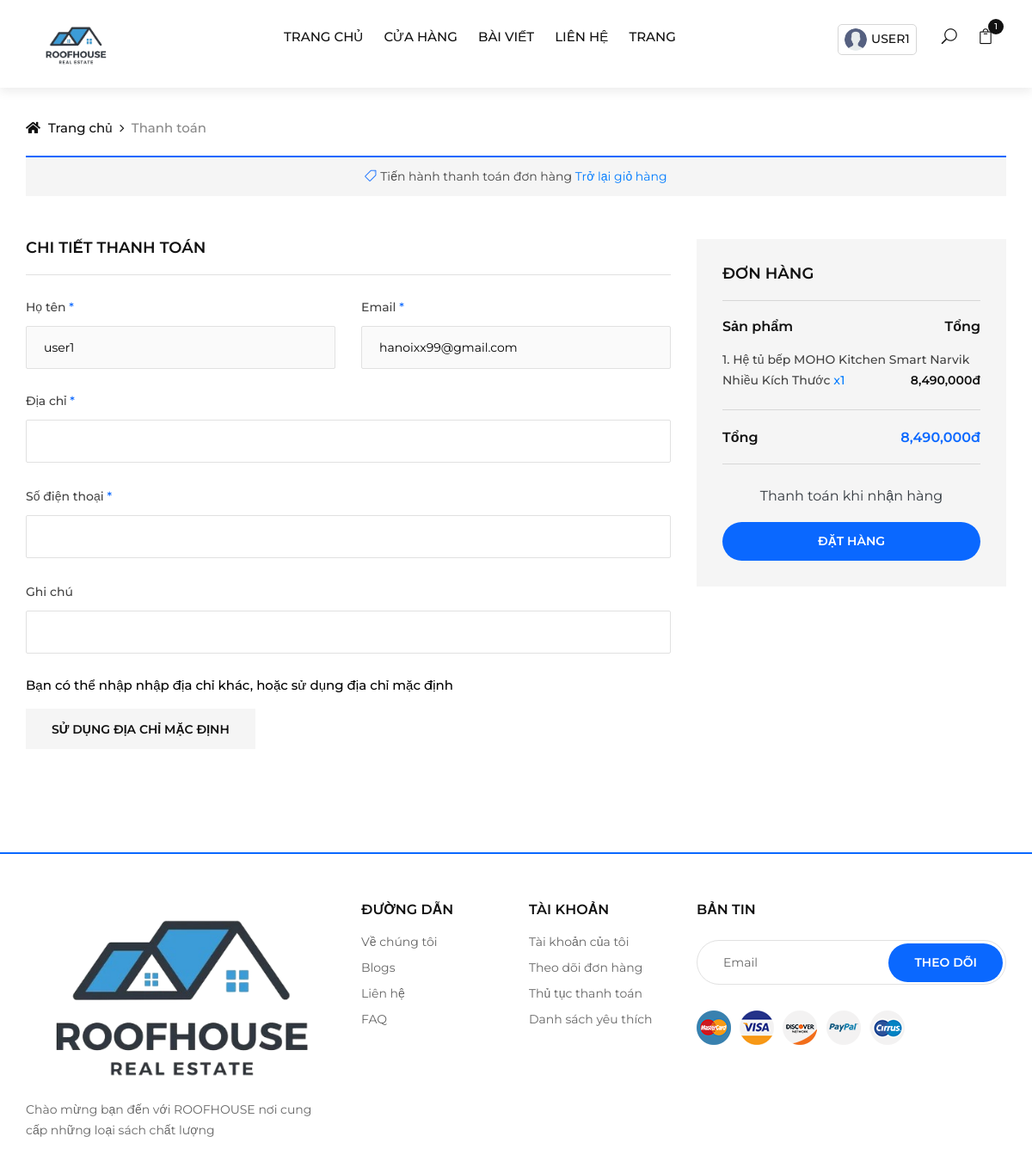
/index.php?url=thanh-toan-2 (signed in), run on the app's committed database.
### tables this page shows
CREATE TABLE `carts` (
  `cart_id` int(11) NOT NULL,
  `product_id` int(11) NOT NULL,
  `user_id` int(11) NOT NULL,
  `product_name` varchar(255) NOT NULL,
  `product_price` int(11) NOT NULL,
  `product_quantity` int(11) NOT NULL,
  `product_image` varchar(255) NOT NULL
);

### models/pdo_library.php (called while the page is built, shortened)
<?php
function pdo_query($sql){
    $sql_args = array_slice(func_get_args(), 1);
    try{
        $conn = pdo_get_connection();
        $stmt = $conn->prepare($sql);
        $stmt->execute($sql_args);
        $rows = $stmt->fetchAll();
        return $rows;
    }
    catch(PDOException $e){
        throw $e;
    }
    finally{
        unset($conn);
    }
}
?>

### models/CartModel.php (called while the page is built, shortened)
<?php
    class CartModel{
        public function select_all_carts($user_id) {
            $sql = "SELECT * FROM carts WHERE user_id = $user_id ORDER BY cart_id DESC";
            return pdo_query($sql);
        }
        public function count_cart($user_id) {
            $sql = "SELECT cart_id FROM carts WHERE user_id = $user_id";
            return pdo_query($sql);
        }
    }
?>

### views/checkout-address.php (the view, shortened to what this page needs)
<?php
    $temp = array(
        'address' => '',
        'phone' => '',
        'note' => '',
    );
?>
<?php
    if(isset($_SESSION['user'])) {
        $user_id = $_SESSION['user']['id'];
        $list_carts = $CartModel->select_all_carts($user_id);
        $count_cart = count($CartModel->count_cart($user_id));
    ?>
    <div class="breadcrumb-option">
        <div class="container">
            <div class="row">
                <div class="col-lg-12">
                    <div class="breadcrumb__links">
                        <a href="index.php"><i class="fa fa-home"></i> Trang chủ</a>
                        <span>Thanh toán</span>
                    </div>
                </div>
            </div>
        </div>
    </div>
    <section class="checkout spad">
        <div class="container">
            <div class="row">
                <div class="col-lg-12">
                    <h6 class="coupon__link"><span class="icon_tag_alt mr-1"></span>Tiến hành thanh toán đơn hàng <a class="text-primary" href="gio-hang">Trở lại giỏ hàng</a> </h6>
                </div>
            </div>
            <form action="" method="post" class="checkout__form">
                <div class="row">
                    <div class="col-lg-8">
                        <h5>CHI TIẾT THANH TOÁN</h5>
                        <div class="row">
                            <div class="col-lg-6 col-md-6 col-sm-6">
                                <div class="checkout__form__input">
                                    <p>Họ tên <span>*</span></p>
                                    <input type="text" disabled name="full_name" value="<?= $_SESSION['user']['full_name'] ?>">
                                </div>
                            </div>
                            <div class="col-lg-6 col-md-6 col-sm-6">
                                <div class="checkout__form__input">
                                    <p>Email <span>*</span></p>
                                    <input disabled type="text" name="email" value="<?= $_SESSION['user']['email'] ?>">
                                </div>
                            </div>
                            <div class="col-lg-12">
                                <div class="checkout__form__input">
                                    <p>Địa chỉ <span>*</span></p>
                                    <input class="mb-0" type="text" name="address" value="<?=$temp['address']?>">
                                </div>
                            </div>
                            <div class="col-lg-12">
                                <div class="checkout__form__input">
                                    <p>Số điện thoại <span>*</span></p>
                                    <input class="mb-0" type="text" name="phone" value="<?=$temp['phone']?>">
                                </div>
                            </div>
                            <div class="col-lg-12">
                                <div class="checkout__form__input">
                                    <p>Ghi chú<span></span></p>
                                    <input type="text" value="<?=$temp['note']?>" name="note">
                                </div>
                            </div>
                            <div class="col-lg-12">
                                <p style="color: #000000; font-weight:500; font-size: 15px;">Bạn có thể nhập nhập địa chỉ khác, hoặc sử dụng địa chỉ mặc định</p>
                            </div>
                            <div class="col-lg-5">
                                <div class="cart__btn">
                                    <a href="thanh-toan">Sử dụng địa chỉ mặc định</a>
                                </div>
                            </div>
                        </div>
                    </div>
                    <div class="col-lg-4">
                        <div class="checkout__order">
                            <h5>ĐƠN HÀNG</h5>
                            <div class="checkout__order__product">
                                <ul>
                                    <li>
                                        <span class="top__text">Sản phẩm</span>
                                        <span class="top__text__right">Tổng</span>
                                    </li>
                                    <?php
                                        $i = 0;
                                        $totalPayment = 0;
                                        foreach ($list_carts as $value) {
                                        extract($value);
                                        $totalPrice = ($product_price * $product_quantity);
                                        $totalPayment += $totalPrice;
                                        $i++;
                                    ?>
                                    <li>
                                        <?=$i?>.
                                        <?=$product_name?>
                                        <a class="text-primary">x<?=$product_quantity?></a>
                                        <span><?=number_format($totalPrice)?>đ</span>
                                    </li>
                                    <?php
                                        }
                                    ?>
                                </ul>
                            </div>
                            <div class="checkout__order__total">
                                <ul>
                                    <li>Tổng <span><?=number_format($totalPayment)?>đ</span></li>
                                </ul>
                            </div>
                            <?php if($count_cart > 0) {?>
                            <div class="checkout__order__widget text-center text-dark mb-2">
                                 Thanh toán khi nhận hàng
                            </div>
                            <button type="button" class="site-btn" data-toggle="modal" data-target="#thanhtoan">
                                ĐẶT HÀNG
                            </button>
                            <?php }?>
                        </div>
                    </div>
                </div>
            </form>
        </div>
    </section>
<?php } ?>

### public/css/style.css (style rules this page uses)
html, body { height: 100%; font-family: "Montserrat", sans-serif; -webkit-font-smoothing: antialiased; color: red; }
h1, h2, h3, h4, h5, h6 { margin: 0; color: #111111; font-weight: 400; font-family: "Montserrat", sans-serif; }
h5 { font-size: 18px; }
h6 { font-size: 16px; }
p { font-size: 14px; font-family: "Montserrat", sans-serif; color: #666666; font-weight: 400; line-height: 24px; margin: 0 0 15px 0; }
ul, ol { padding: 0; margin: 0; }
.spad { padding-top: 100px; padding-bottom: 100px; }
.site-btn { font-size: 14px; color: #ffffff; background: #0A68FF; font-weight: 600; border: none; text-transform: uppercase; display: inline-block; padding: 12px 30px; border-radius: 50px; }
.breadcrumb-option { padding-top: 35px; }
.breadcrumb__links a { font-size: 15px; font-weight: 500; color: #111111; margin-right: 18px; display: inline-block; position: relative; }
.breadcrumb__links a:after { position: absolute; right: -14px; top: 0; content: "\f105"; font-family: "FontAwesome"; }
.breadcrumb__links a i { margin-right: 5px; }
.breadcrumb__links span { font-size: 15px; font-weight: 500; color: #888888; display: inline-block; }
.cart__btn { margin-bottom: 50px; }
.cart__btn a { font-size: 14px; color: #111111; font-weight: 600; text-transform: uppercase; display: inline-block; padding: 14px 30px 12px; background: #f5f5f5; }
.checkout { padding-top: 20px; padding-bottom: 70px; }
.coupon__link { font-size: 14px; color: #444444; padding: 14px 0; background: #f5f5f5; border-top: 2px solid #0A68FF; text-align: center; margin-bottom: 50px; }
.coupon__link a { font-size: 14px; color: #444444; }
.coupon__link span { font-size: 14px; color: #0A68FF; }
.checkout__form h5 { color: #111111; font-weight: 600; text-transform: uppercase; border-bottom: 1px solid #e1e1e1; padding-bottom: 20px; margin-bottom: 25px; }
.checkout__form .checkout__form__input p { color: #444444; font-weight: 500; margin-bottom: 10px; }
.checkout__form .checkout__form__input p span { color: #0A68FF; }
.checkout__form .checkout__form__input input { height: 50px; width: 100%; border: 1px solid #e1e1e1; border-radius: 2px; margin-bottom: 25px; font-size: 14px; padding-left: 20px; color: #666666; }
.checkout__form .checkout__form__input input::placeholder { color: #666666; }
.checkout__order { background: #f5f5f5; padding: 30px; }
.checkout__order h5 { border-bottom: 1px solid #d7d7d7; margin-bottom: 18px; }
.checkout__order .site-btn { width: 100%; }
.checkout__order__product { border-bottom: 1px solid #d7d7d7; padding-bottom: 22px; }
.checkout__order__product ul li { list-style: none; font-size: 14px; color: #444444; font-weight: 500; overflow: hidden; margin-bottom: 14px; line-height: 24px; }
.checkout__order__product ul li:last-child { margin-bottom: 0; }
.checkout__order__product ul li span { font-size: 14px; color: #111111; font-weight: 600; float: right; }
.checkout__order__product ul li .top__text { font-size: 16px; color: #111111; font-weight: 600; float: left; }
.checkout__order__product ul li .top__text__right { font-size: 16px; color: #111111; font-weight: 600; float: right; }
.checkout__order__total { padding-top: 12px; border-bottom: 1px solid #d7d7d7; padding-bottom: 10px; margin-bottom: 25px; }
.checkout__order__total ul li { list-style: none; font-size: 16px; color: #111111; font-weight: 600; overflow: hidden; line-height: 40px; }
.checkout__order__total ul li span { color: #0A68FF; float: right; }
.checkout__order__widget { padding-bottom: 10px; }
@media only screen and (min-width: 1200px) { .container { max-width: 1170px; } }
input, textarea { border: none; box-sizing: border-box; margin: 0; outline: none; padding: 10px; font-size: 25px; }

### views/checkout-address.php (style rules this page uses)
.checkout__form .checkout__form__input input { color: #000000; }

### data on the page
carts: product_name "Hệ tủ bếp MOHO Kitchen Smart Narvik Nhiều Kích Thước", product_quantity "1", totalPrice "8,490,000"

### other printed values
$_SESSION['user']['username'] "USER1"
$count_carts "1"
$totalPayment "8,490,000"
